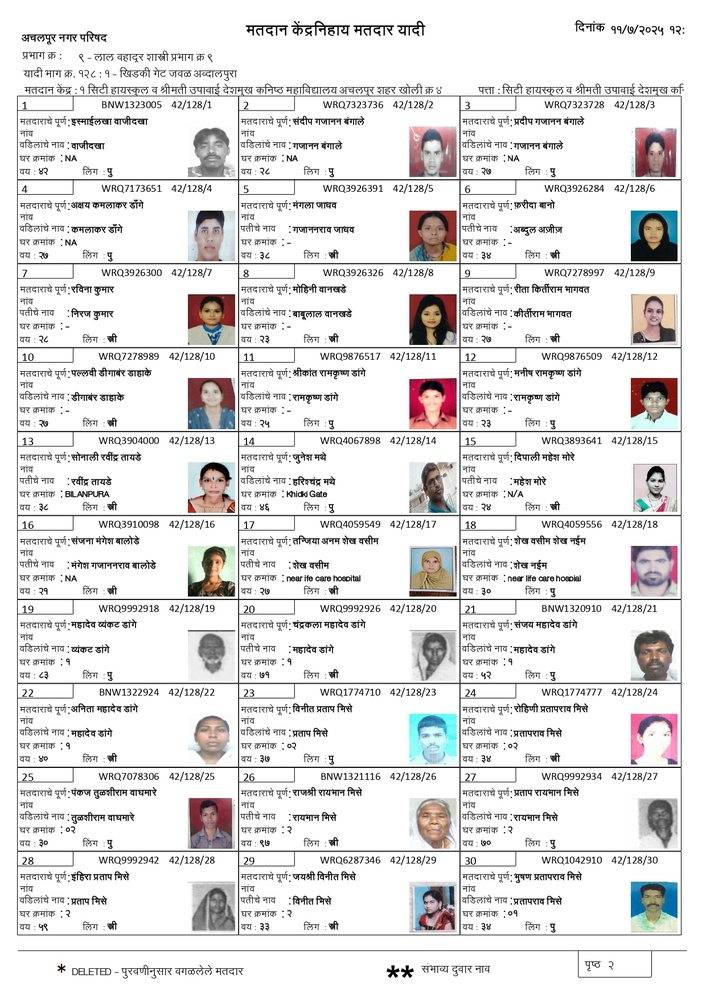
#> input picture blocks/BoothVoterList_A4_Ward_9_Booth_1_page-0002.jpg, 706 x 999 px, shrunk from 1240 x 1755 before the run
$ python -i crop.py   (imports and definitions only)
#> lines starting #> are read from the running program, lines starting #| are printed output that depends on the picture; after the words box and inside, x2 and y2 are one past the last pixel; in counts of white or black regions, pixels touching at a corner belong together
#> further down, picture is the input picture: shape (999, 706, 3); mean B, G, R 226.3, 226.3, 227.6
import cv2
import numpy as np

def crop_age(img):
    h, w = img.shape[:2]

    x1 = int(0.088 * w)
    x2 = int(0.16  * w)
    y1 = int(0.83  * h)
    y2 = int(0.96  * h)

    if x2 <= x1 or y2 <= y1:
        raise ValueError("Invalid crop region")

    return img[y1:y2, x1:x2]

def crop_gender(img):
    h, w = img.shape[:2]

    x1 = int(0.40 * w)
    x2 = int(0.46  * w)
    y1 = int(0.84  * h)
    y2 = int(0.99  * h)

    if x2 <= x1 or y2 <= y1:
        raise ValueError("Invalid crop region")

    return img[y1:y2, x1:x2]

def cut2cut_crop(img: np.ndarray) -> np.ndarray:
    """
    Crops image tightly around black foreground pixels.
    Works for white background + black text/digits.

    Parameters:
        img (np.ndarray): Input OpenCV image (BGR or grayscale)

    Returns:
        np.ndarray: Tightly cropped image
    """

    if img is None or img.size == 0:
        raise ValueError("Empty image provided")

    # Convert to grayscale if needed
    if len(img.shape) == 3:
        gray = cv2.cvtColor(img, cv2.COLOR_BGR2GRAY)
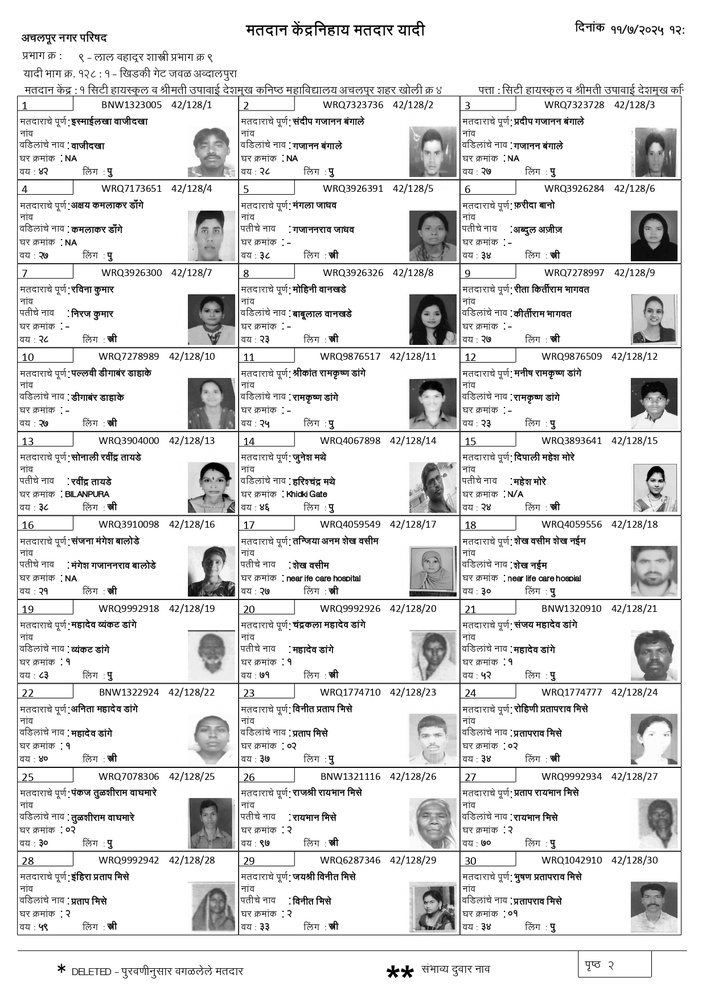
#> gray: shape (999, 706); min 0, max 255, mean 226.7
    else:
        gray = img.copy()

    # Binary: black text -> white foreground
    _, binary = cv2.threshold(
        gray, 0, 255,
        cv2.THRESH_BINARY_INV + cv2.THRESH_OTSU
    )
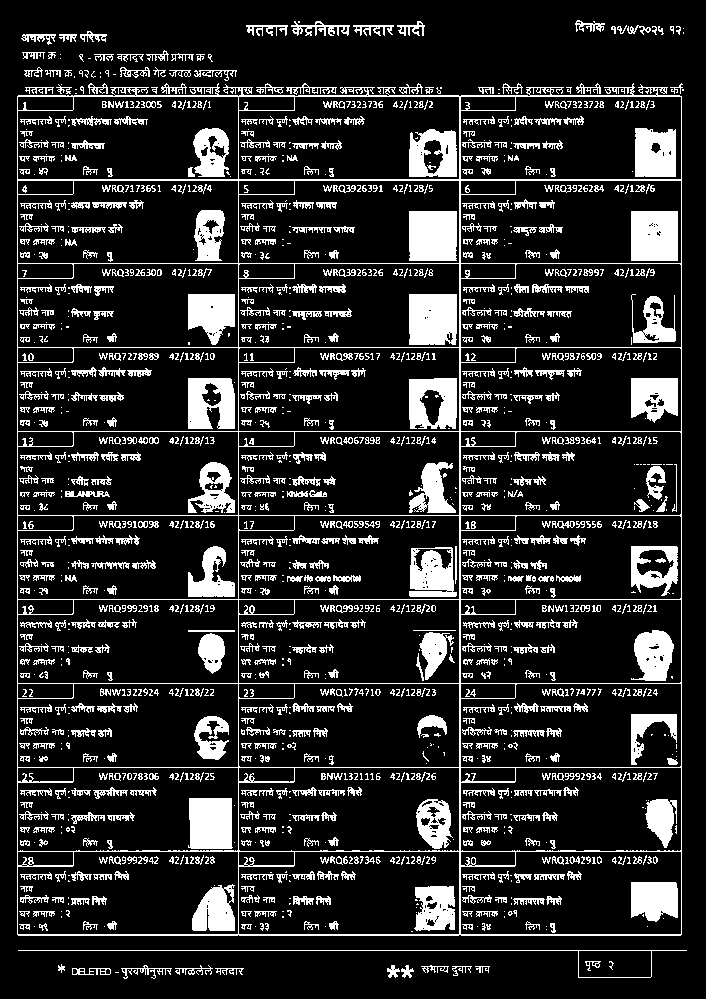
#> binary: shape (999, 706); 16% white; 1504 white regions (714 under 20 px), largest, box (x1, y1, x2, y2) and area: (17, 83, 682, 936) 17568, (409, 211, 457, 261) 2385, (409, 294, 457, 345) 2376

    # Find all foreground pixel coordinates
    coords = cv2.findNonZero(binary)
#> coords = contour of 112510 points, box (x1, y1, x2, y2) (17, 20, 687, 979), area 21769

    # If no foreground detected, return original
    if coords is None:
        return img.copy()

    # Bounding box of all foreground pixels
    x, y, w, h = cv2.boundingRect(coords)
#> x = 17; y = 20; w = 670; h = 959

    # Crop original image (preserve color if present)
    return img[y:y+h, x:x+w]
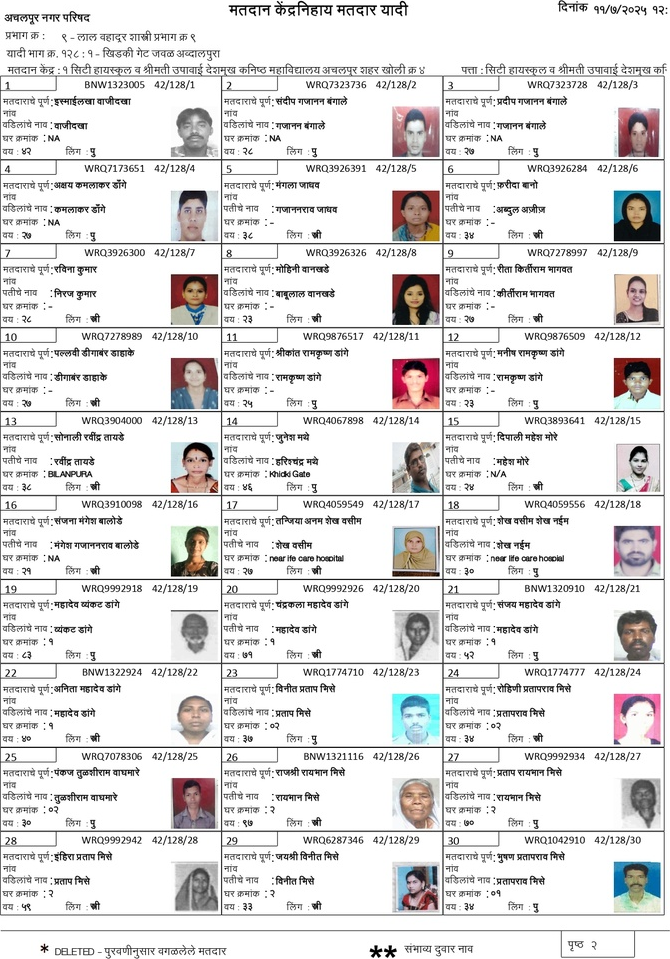
#> returned value: shape (959, 670, 3); mean of channels 0, 1, 2 223.5, 223.5, 224.9; drawn as B, G, R

>>> import cv2
>>> picture = cv2.imread('BoothVoterList_A4_Ward_9_Booth_1_page-0002.jpg')
>>> result = cut2cut_crop(picture)

$ run again, on blocks/BoothVoterList_A4_Ward_9_Booth_1_page-0005.jpg
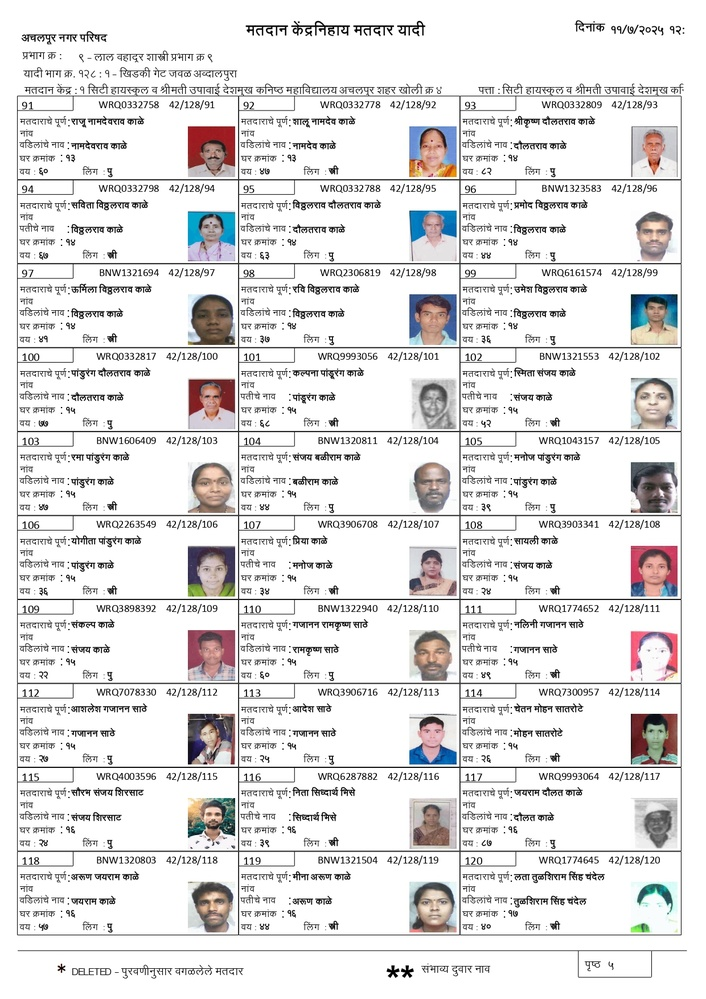
#> input picture blocks/BoothVoterList_A4_Ward_9_Booth_1_page-0005.jpg, 706 x 999 px, shrunk from 1240 x 1755 before the run
#> picture is the input picture: shape (999, 706, 3); mean B, G, R 226.6, 226.4, 227.6
#> in cut2cut_crop, `_, binary = cv2.threshold( gray, 0, 255, cv2.THRESH_BINARY_INV + cv2.T..`:
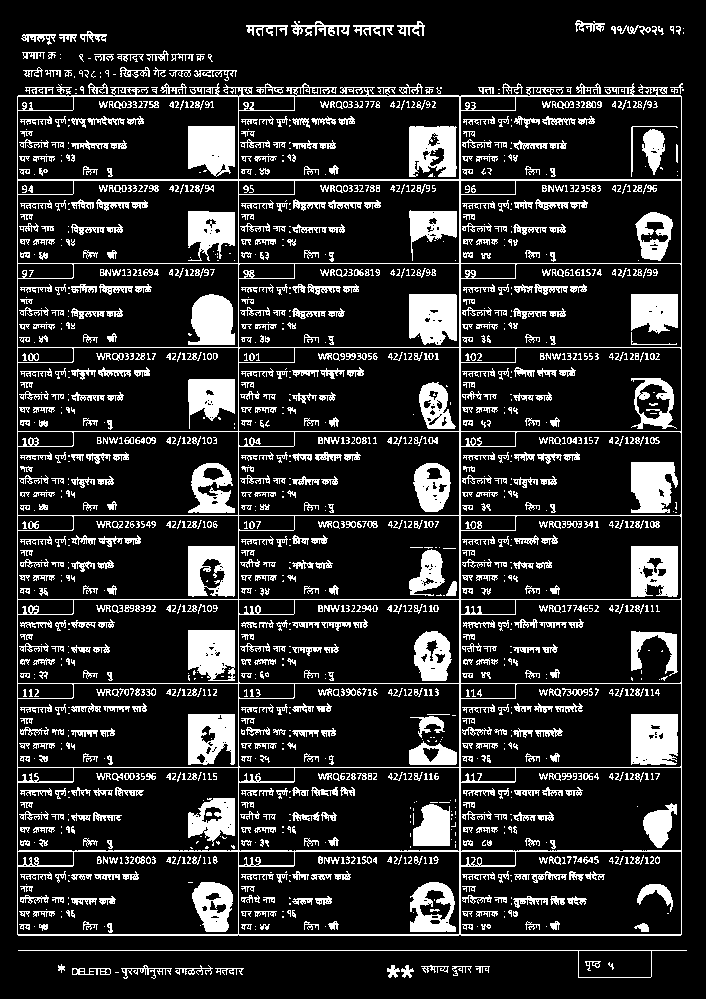
#> binary: shape (999, 706); 16.4% white; 1550 white regions (733 under 20 px), largest, box (x1, y1, x2, y2) and area: (17, 83, 682, 936) 18608, (631, 714, 678, 765) 2250, (409, 294, 457, 345) 2162
#> coords = contour of 115322 points, box (x1, y1, x2, y2) (17, 20, 687, 979), area 21768
#> x = 17; y = 20; w = 670; h = 959
#> in cut2cut_crop, `return img[y:y+h, x:x+w]`:
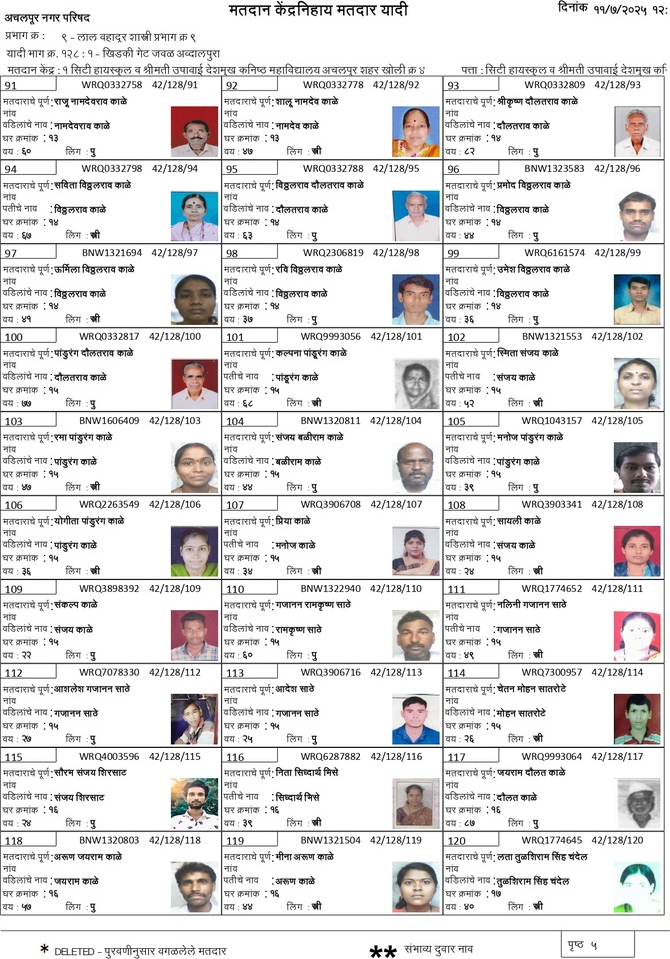
#> returned value: shape (959, 670, 3); mean of channels 0, 1, 2 223.8, 223.7, 225; drawn as B, G, R
